Frame 1 (no input): blank canvas, image omitted
Frame 60 (the mouse pressed at the canvas centre just before this capture): blank canvas, image omitted
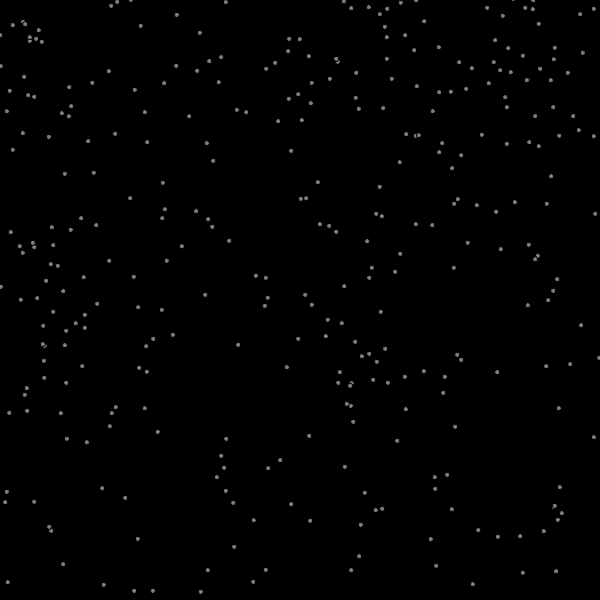
Frame 120 (the mouse held since frame 60 and released just before this capture)

The Processing sketch whose frames 1 and 60 were blank and that drew this single picture after the mouse press (run headless with seeded random() and noise(); from frame 60 on, the mouse is pressed at the canvas centre):

// Processing sketch: colorChsngingSnow
// ── colorChsngingSnow.pde
Drop[] drops = new Drop[500];

void setup() {
  size(600, 600);
  for (int i = 0; i < drops.length; i++) {
    drops[i] = new Drop();
  }
}

void draw(){
  background(0);
  float RColor = map(mouseX, 0,600, 0,255);
  float GColor = map(mouseY, 0,600, 0,255);
  float BColor = mouseX + mouseY;
  BColor = map(BColor, 0,1200, 0,255);
  fill(RColor, GColor, BColor);
  for (int i = 0; i < drops.length; i++) {
    drops[i].fall();
    drops[i].show();
  }
}
// ── drop.pde
class Drop{
  float x; 
  float y; 
  float yspeed;
  
  Drop(){
    x  = random(width);
    y  = random(-500, -50);
    yspeed = random(1,20); 
  }
  
  void fall(){
    y += yspeed;
    float grav = map(yspeed, 0, 20, 0, 0.2);
    yspeed+=grav;
    
    if (y > height) {
      y = random(-200, -100);
      yspeed = random(1,20);
    }
  }   
  void show(){
     ellipse(x, y, 5, 5);
  }
    
 }
